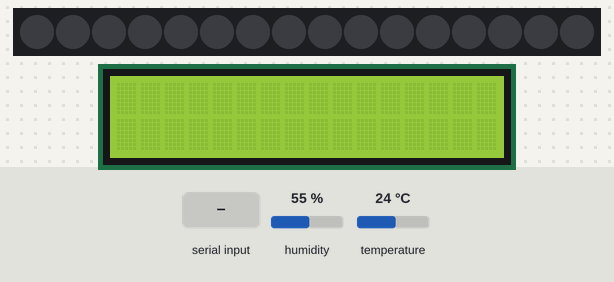
Recording of a sketch running on a simulated Arduino Uno, built with avr-gcc and run on an emulated ATmega328P. On the bench: 16 RGB LEDs in strip order, left to right, 16×2 character LCD. The test bench sets the inputs (shaded band); at power-on: humidity 55 %, temperature 24 °C. Dim RGB values are drawn brighter than linear; what the sketch prints to the serial monitor is not drawn.

Above: at 1.2 s.
1.3 s: "1" received over Serial
At 1.9 s:
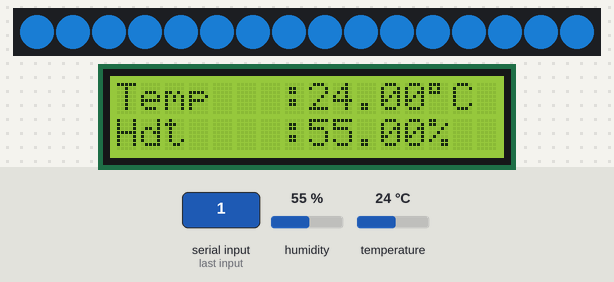
At 4.7 s:
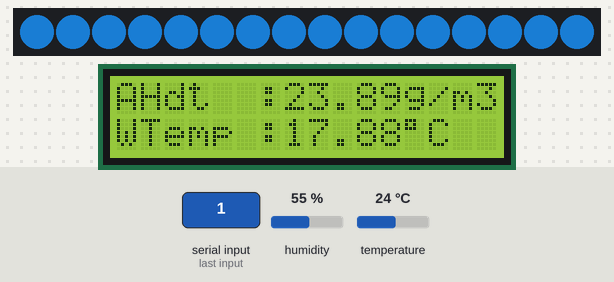
7.1 s: "8" received over Serial
At 8.3 s:
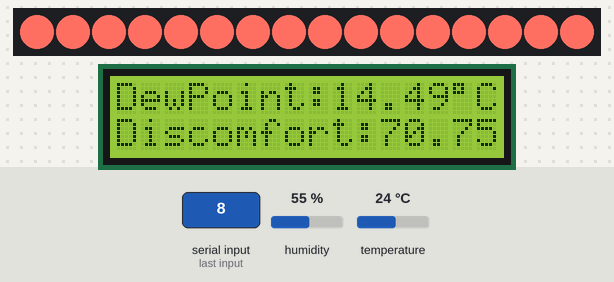
Timing chart, 0 to 10.1 s (numbered marks = the images above; inputs shaded):
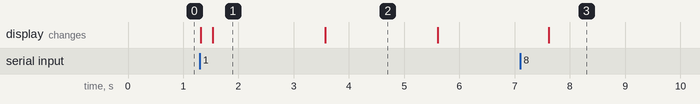

The sketch:

uno.ino
```cpp
#include <Adafruit_NeoPixel.h>
#include <Wire.h>
#include <LiquidCrystal_I2C.h>
#include <DHT.h>

//define NeoPixel Pin and Number of LEDs
#define PIN 4
#define NUM_LEDS 16
#define DHTPIN       2
#define DHTTYPE DHT22

Adafruit_NeoPixel strip = Adafruit_NeoPixel(NUM_LEDS, PIN, NEO_GRB + NEO_KHZ800);
DHT dht(DHTPIN, DHTTYPE);
LiquidCrystal_I2C lcd(0x27, 16, 2);


void setup() {
  Serial.begin(9600); // UART 시리얼 포트 초기화
  strip.begin();
  strip.show();
  dht.begin();
  lcd.init();
  lcd.backlight();
}
void loop() {
 if (Serial.available()) { // 데이터 수신 확인
    char ch = Serial.read(); // 1 바이트 데이터 읽기

    if (ch == '1') {
      for (int i = 0 ; i < 16 ; i++) {
        strip.setPixelColor(i, 15, 76, 129); //Classic Blue - Clear
        strip.show();
      }
      float RH = dht.readHumidity();
    float Temp = dht.readTemperature();
    float AH = dht.computeHeatIndex(Temp, RH, false);
    float WTemp = Temp * atan(0.151977 * pow(RH + 8.313659, 0.5)) + atan(Temp + RH) - atan(RH - 1.676331) + 0.003918 * pow(RH, 1.5) * atan(0.023101 * RH) - 4.686035;
    float DewPoint = Temp - ((14.55 + 0.114 * Temp) * (1. - 0.01 * RH) + pow((2.5 + 0.007 * Temp) * (1. - 0.01 * RH), 3) + (15.9 + 0.117 * Temp) * pow((1. - 0.01 * RH), 14));
    float DI = 0.72 * (Temp + WTemp) + 40.6;

    if (isnan(RH) || isnan(Temp)) {
      Serial.println("** Error in reading DHT sensor!");
      return;
    }

    else {
      Serial.print("* Temperature (℃) = ");
      Serial.println(Temp, 1);
      Serial.print("* Relative Humidity (%) = ");
      Serial.println(RH, 1);
      Serial.print("* Absolute Humidity (g/m3) = ");
      Serial.println(AH, 1);
      Serial.print("* Wet-bulb Temperature (℃) = ");
      Serial.println(WTemp, 1);
      Serial.print("* Dew-point Temperature (℃) = ");
      Serial.println(DewPoint, 1);
      Serial.print("* Discomfort Index = ");
      Serial.println(DI, 1);
      Serial.println("------------------------------------");
    }

      lcd.clear();
      lcd.setCursor(0, 0);
      lcd.print("Temp   :");
      lcd.print(Temp);
      lcd.print(char(223));
      lcd.print("C ");
      lcd.setCursor(0, 1);
      lcd.print("Hdt    :");
      lcd.print(RH);
      lcd.println("%  ");
      delay(2000);

      lcd.clear();
      lcd.setCursor(0, 0);
      lcd.print("AHdt  :");
      lcd.print(AH);
      lcd.print("g/m3");
      lcd.setCursor(0, 1);
      lcd.print("WTemp :");
      lcd.print(WTemp);
      lcd.print(char(223));
      lcd.print("C ");
      delay(2000);

      lcd.clear();
      lcd.setCursor(0, 0);
      lcd.print("DewPoint:");
      lcd.print(DewPoint);
      lcd.print(char(223));
      lcd.print("C ");
      lcd.setCursor(0, 1);
      lcd.print("Discomfort:");
      lcd.print(DI);
      delay(2000);
    }
    else if (ch == '8') {
      for (int i = 0 ; i < 16 ; i++) {
        strip.setPixelColor(i, 255, 111, 97); //리빙코랄
        strip.show();
      }
    }
  }
}
```

Measured:
- what the display in image 1 shows lasts 2.1 s, from 1.5 s to 3.6 s
